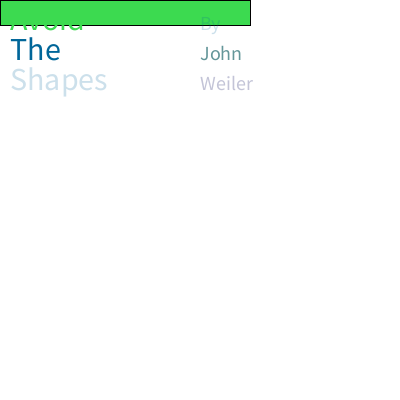
Frame 1 (no input)
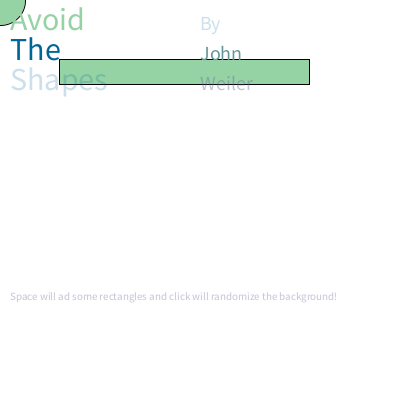
Frame 60 (the mouse pressed at the canvas centre just before this capture)
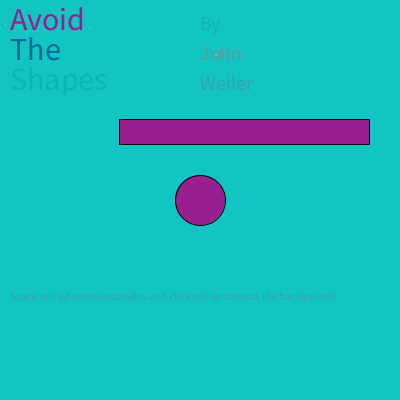
Frame 120 (the mouse held since frame 60 and released just before this capture)

The Processing sketch that drew these frames (run headless with seeded random() and noise(); from frame 60 on, the mouse is pressed at the canvas centre):

// Processing sketch: processing_145328
// ── processing_145328.pde

//John Weiler P4 Engineering
//4/8/2014
//4/9/2014
//4/10/2014
//4/10/2014
int a = 150;
int rx = 0;
int rgrow =1;
int ry = 0;
int a2 = 150;
int r2x = 0;
int r2grow =1;
int r2y = 0;
void setup()
{
 size (400,400);
  
 {background (random(0,255),random(0,255),random(0,255));}
}
void draw()
{
  
  if (mousePressed) {background (random(0,255),random(0,255),random(0,255));}
  else background (255,255,255);
   textSize(11);
  text("Space will ad some rectangles and click will randomize the background!", 10, 300);
  fill(82, 192, 150);
 pushMatrix();
   fill(random(0,255),random(0,255),random(0,255));
   ellipse(mouseX ,mouseY ,50,50);
 popMatrix();
   
rect(rx,ry,250,25);
 rx = rx + rgrow;
 if (rx==0||rx==400)
 {rgrow = rgrow *-1;
  fill (random(0,255),random(0,255),random(0,255));
  rect(rx,ry,25,25);}
  ry = ry + rgrow;
  if (ry==0||ry==400)
 {rgrow = rgrow *-1; fill (random(0,255),random(0,255),random(0,255));
  rect(rx,ry,25,25);}
  if (keyPressed)
   rect(200,20,20,20);
  if (keyPressed)
   rect(200,200,20,20);
   println ("This is my print screen, I cant think of any thing to put here but i want to prove that I can do it!!");
  textSize(32);
  text("Avoid", 10, 30);
  fill(0, 102, 153);
  text("The", 10, 60);
  fill(0, 102, 153, 51);
  text("Shapes", 10, 90);
   textSize(20);
  text("By", 200, 30);
  fill(100, 150, 153);
  text("John", 200, 60);
  fill(100, 102, 153, 99);
  text("Weiler", 200, 90);
 
}
